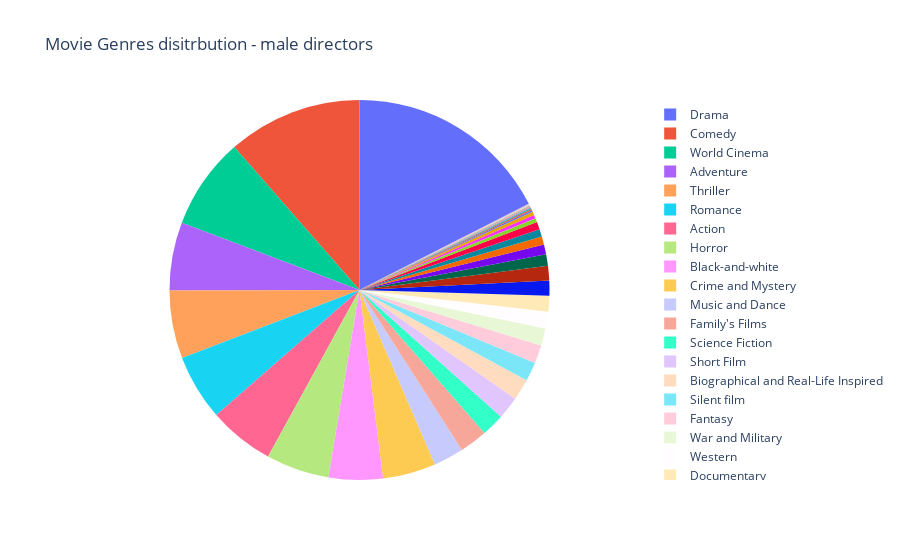

The notebook cell saved with this chart:
### Markdown cell above
Then, we focus on male-directed movies

### Code cell
#genres_df_m = genres_df_m.sort_values('Count_f', ascending=False).head(X) to have a the X top of genres

# Calculate proportions
genres_df_m['Proportion'] = genres_df_m['Count_m'] / genres_df_m['Count_m'].sum()

# Create the pie chart
fig = go.Figure(data=[go.Pie(
    labels=genres_df_m['Genre'],
    values=genres_df_m['Count_m'],
    hovertemplate='<b>%{label}</b><br>Count: %{value}<br>Percentage: %{percent}<extra></extra>',
    textinfo='none'
)])

# Update layout
fig.update_layout(
    title='Movie Genres disitrbution - male directors',
    hoverlabel=dict(
        bgcolor="white",
        font_size=12,
        font_family="Rockwell"
    )
)

fig.show()

### Figure 1 — Plotly figure (JSON) as saved in the notebook; plotly's stock layout.template omitted (floating-point values rounded to 4 significant figures)
{"data": [{"hovertemplate": "<b>%{label}</b><br>Count: %{value}<br>Percentage: %{percent}<extra></extra>", "labels": ["Thriller", "Drama", "Music and Dance", "Comedy", "Black-and-white", "Independent", "Romance", "War and Military", "Adventure", "Reboot", "Children's Films", "Fantasy", "Family's Films", "World Cinema", "Crime and Mystery", "Horror", "Short Film", "Silent film", "Biographical and Real-Life Inspired", "Action", "Historical Films", "Television movie", "Blaxploitation", "Science Fiction", "Erotic and Adult Films", "Western", "Documentary", "Artistic", "Animation", "Other Genres", "LGBT", "Plague", "Film", "Feminist", "Pre-Code", "Movie serial", "Theatrical Movie", "Holiday Movie", "Religious Film", "Christian film", "Slice of life story", "Star vehicle", "Business", "Finance & Investing", "Albino bias", "Mondo film", "Nature", "Coming-of-age film", "Inventions & Innovations", "Female buddy film", "Camp", "Kafkaesque", "Therimin music", "Bruceploitation", "Roadshow/Carny", "Health & Fitness"], "textinfo": "none", "type": "pie", "values": [5895, 17839, 2613, 11685, 4695, 997, 5712, 1495, 5909, 1301, 860, 1585, 2416, 7953, 4604, 5487, 1965, 1652, 1853, 5706, 649, 699, 82, 1980, 292, 1457, 1361, 343, 1278, 314, 652, 5, 48, 43, 147, 13, 43, 115, 39, 99, 62, 2, 7, 2, 15, 4, 24, 4, 6, 4, 1, 6, 3, 2, 3, 3]}], "layout": {"hoverlabel": {"bgcolor": "white", "font": {"family": "Rockwell", "size": 12}}, "title": {"text": "Movie Genres disitrbution - male directors"}}}
